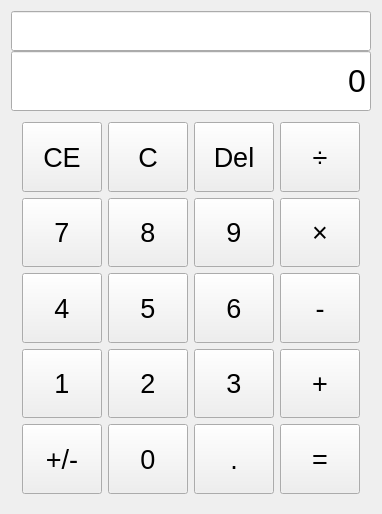
<?xml version="1.0" encoding="UTF-8"?>
<ui version="4.0">
 <class>CalculatorClass</class>
 <widget class="QMainWindow" name="CalculatorClass">
  <property name="windowModality">
   <enum>Qt::WindowModality::NonModal</enum>
  </property>
  <property name="geometry">
   <rect>
    <x>0</x>
    <y>0</y>
    <width>374</width>
    <height>514</height>
   </rect>
  </property>
  <property name="windowTitle">
   <string>Calculator</string>
  </property>
  <property name="autoFillBackground">
   <bool>false</bool>
  </property>
  <widget class="QWidget" name="centralWidget">
   <property name="sizePolicy">
    <sizepolicy hsizetype="Preferred" vsizetype="Preferred">
     <horstretch>0</horstretch>
     <verstretch>0</verstretch>
    </sizepolicy>
   </property>
   <layout class="QGridLayout" name="gridLayout_3">
    <property name="bottomMargin">
     <number>9</number>
    </property>
    <property name="horizontalSpacing">
     <number>6</number>
    </property>
    <property name="verticalSpacing">
     <number>0</number>
    </property>
    <item row="2" column="0">
     <widget class="QWidget" name="widget_2" native="true">
      <property name="sizePolicy">
       <sizepolicy hsizetype="Preferred" vsizetype="Preferred">
        <horstretch>0</horstretch>
        <verstretch>0</verstretch>
       </sizepolicy>
      </property>
      <layout class="QGridLayout" name="gridLayout_2">
       <item row="1" column="3">
        <widget class="QPushButton" name="pushButton_div">
         <property name="sizePolicy">
          <sizepolicy hsizetype="Expanding" vsizetype="Expanding">
           <horstretch>0</horstretch>
           <verstretch>0</verstretch>
          </sizepolicy>
         </property>
         <property name="font">
          <font>
           <pointsize>20</pointsize>
          </font>
         </property>
         <property name="text">
          <string>÷</string>
         </property>
         <attribute name="buttonGroup">
          <string notr="true">buttonOperatorGroup</string>
         </attribute>
        </widget>
       </item>
       <item row="4" column="3">
        <widget class="QPushButton" name="pushButton_add">
         <property name="sizePolicy">
          <sizepolicy hsizetype="Expanding" vsizetype="Expanding">
           <horstretch>0</horstretch>
           <verstretch>0</verstretch>
          </sizepolicy>
         </property>
         <property name="font">
          <font>
           <pointsize>20</pointsize>
          </font>
         </property>
         <property name="text">
          <string>+</string>
         </property>
         <attribute name="buttonGroup">
          <string notr="true">buttonOperatorGroup</string>
         </attribute>
        </widget>
       </item>
       <item row="5" column="3">
        <widget class="QPushButton" name="pushButton_equal">
         <property name="sizePolicy">
          <sizepolicy hsizetype="Expanding" vsizetype="Expanding">
           <horstretch>0</horstretch>
           <verstretch>0</verstretch>
          </sizepolicy>
         </property>
         <property name="font">
          <font>
           <pointsize>20</pointsize>
          </font>
         </property>
         <property name="text">
          <string>=</string>
         </property>
        </widget>
       </item>
       <item row="5" column="1">
        <widget class="QPushButton" name="pushButton_0">
         <property name="sizePolicy">
          <sizepolicy hsizetype="Expanding" vsizetype="Expanding">
           <horstretch>0</horstretch>
           <verstretch>0</verstretch>
          </sizepolicy>
         </property>
         <property name="font">
          <font>
           <pointsize>20</pointsize>
          </font>
         </property>
         <property name="text">
          <string>0</string>
         </property>
         <attribute name="buttonGroup">
          <string notr="true">buttonNumGroup</string>
         </attribute>
        </widget>
       </item>
       <item row="4" column="1">
        <widget class="QPushButton" name="pushButton_2">
         <property name="sizePolicy">
          <sizepolicy hsizetype="Expanding" vsizetype="Expanding">
           <horstretch>0</horstretch>
           <verstretch>0</verstretch>
          </sizepolicy>
         </property>
         <property name="font">
          <font>
           <pointsize>20</pointsize>
          </font>
         </property>
         <property name="text">
          <string>2</string>
         </property>
         <attribute name="buttonGroup">
          <string notr="true">buttonNumGroup</string>
         </attribute>
        </widget>
       </item>
       <item row="2" column="1">
        <widget class="QPushButton" name="pushButton_8">
         <property name="sizePolicy">
          <sizepolicy hsizetype="Expanding" vsizetype="Expanding">
           <horstretch>0</horstretch>
           <verstretch>0</verstretch>
          </sizepolicy>
         </property>
         <property name="font">
          <font>
           <pointsize>20</pointsize>
          </font>
         </property>
         <property name="text">
          <string>8</string>
         </property>
         <attribute name="buttonGroup">
          <string notr="true">buttonNumGroup</string>
         </attribute>
        </widget>
       </item>
       <item row="1" column="1">
        <widget class="QPushButton" name="pushButton_c">
         <property name="sizePolicy">
          <sizepolicy hsizetype="Expanding" vsizetype="Expanding">
           <horstretch>0</horstretch>
           <verstretch>0</verstretch>
          </sizepolicy>
         </property>
         <property name="font">
          <font>
           <pointsize>20</pointsize>
          </font>
         </property>
         <property name="text">
          <string>C</string>
         </property>
        </widget>
       </item>
       <item row="1" column="2">
        <widget class="QPushButton" name="pushButton_del">
         <property name="sizePolicy">
          <sizepolicy hsizetype="Expanding" vsizetype="Expanding">
           <horstretch>0</horstretch>
           <verstretch>0</verstretch>
          </sizepolicy>
         </property>
         <property name="font">
          <font>
           <pointsize>20</pointsize>
          </font>
         </property>
         <property name="text">
          <string>Del</string>
         </property>
        </widget>
       </item>
       <item row="5" column="0">
        <widget class="QPushButton" name="pushButton_sign">
         <property name="sizePolicy">
          <sizepolicy hsizetype="Expanding" vsizetype="Expanding">
           <horstretch>0</horstretch>
           <verstretch>0</verstretch>
          </sizepolicy>
         </property>
         <property name="font">
          <font>
           <pointsize>20</pointsize>
          </font>
         </property>
         <property name="text">
          <string>+/-</string>
         </property>
        </widget>
       </item>
       <item row="2" column="3">
        <widget class="QPushButton" name="pushButton_mul">
         <property name="sizePolicy">
          <sizepolicy hsizetype="Expanding" vsizetype="Expanding">
           <horstretch>0</horstretch>
           <verstretch>0</verstretch>
          </sizepolicy>
         </property>
         <property name="font">
          <font>
           <pointsize>20</pointsize>
          </font>
         </property>
         <property name="text">
          <string>×</string>
         </property>
         <attribute name="buttonGroup">
          <string notr="true">buttonOperatorGroup</string>
         </attribute>
        </widget>
       </item>
       <item row="4" column="0">
        <widget class="QPushButton" name="pushButton_1">
         <property name="sizePolicy">
          <sizepolicy hsizetype="Expanding" vsizetype="Expanding">
           <horstretch>0</horstretch>
           <verstretch>0</verstretch>
          </sizepolicy>
         </property>
         <property name="font">
          <font>
           <pointsize>20</pointsize>
          </font>
         </property>
         <property name="text">
          <string>1</string>
         </property>
         <attribute name="buttonGroup">
          <string notr="true">buttonNumGroup</string>
         </attribute>
        </widget>
       </item>
       <item row="3" column="0">
        <widget class="QPushButton" name="pushButton_4">
         <property name="sizePolicy">
          <sizepolicy hsizetype="Expanding" vsizetype="Expanding">
           <horstretch>0</horstretch>
           <verstretch>0</verstretch>
          </sizepolicy>
         </property>
         <property name="font">
          <font>
           <pointsize>20</pointsize>
          </font>
         </property>
         <property name="text">
          <string>4</string>
         </property>
         <attribute name="buttonGroup">
          <string notr="true">buttonNumGroup</string>
         </attribute>
        </widget>
       </item>
       <item row="3" column="2">
        <widget class="QPushButton" name="pushButton_6">
         <property name="sizePolicy">
          <sizepolicy hsizetype="Expanding" vsizetype="Expanding">
           <horstretch>0</horstretch>
           <verstretch>0</verstretch>
          </sizepolicy>
         </property>
         <property name="font">
          <font>
           <pointsize>20</pointsize>
          </font>
         </property>
         <property name="text">
          <string>6</string>
         </property>
         <attribute name="buttonGroup">
          <string notr="true">buttonNumGroup</string>
         </attribute>
        </widget>
       </item>
       <item row="1" column="0">
        <widget class="QPushButton" name="pushButton_ce">
         <property name="sizePolicy">
          <sizepolicy hsizetype="Expanding" vsizetype="Expanding">
           <horstretch>0</horstretch>
           <verstretch>0</verstretch>
          </sizepolicy>
         </property>
         <property name="baseSize">
          <size>
           <width>0</width>
           <height>0</height>
          </size>
         </property>
         <property name="font">
          <font>
           <pointsize>20</pointsize>
          </font>
         </property>
         <property name="text">
          <string>CE</string>
         </property>
        </widget>
       </item>
       <item row="4" column="2">
        <widget class="QPushButton" name="pushButton_3">
         <property name="sizePolicy">
          <sizepolicy hsizetype="Expanding" vsizetype="Expanding">
           <horstretch>0</horstretch>
           <verstretch>0</verstretch>
          </sizepolicy>
         </property>
         <property name="font">
          <font>
           <pointsize>20</pointsize>
          </font>
         </property>
         <property name="text">
          <string>3</string>
         </property>
         <attribute name="buttonGroup">
          <string notr="true">buttonNumGroup</string>
         </attribute>
        </widget>
       </item>
       <item row="3" column="1">
        <widget class="QPushButton" name="pushButton_5">
         <property name="sizePolicy">
          <sizepolicy hsizetype="Expanding" vsizetype="Expanding">
           <horstretch>0</horstretch>
           <verstretch>0</verstretch>
          </sizepolicy>
         </property>
         <property name="font">
          <font>
           <pointsize>20</pointsize>
          </font>
         </property>
         <property name="text">
          <string>5</string>
         </property>
         <attribute name="buttonGroup">
          <string notr="true">buttonNumGroup</string>
         </attribute>
        </widget>
       </item>
       <item row="5" column="2">
        <widget class="QPushButton" name="pushButton_dot">
         <property name="sizePolicy">
          <sizepolicy hsizetype="Expanding" vsizetype="Expanding">
           <horstretch>0</horstretch>
           <verstretch>0</verstretch>
          </sizepolicy>
         </property>
         <property name="font">
          <font>
           <pointsize>20</pointsize>
          </font>
         </property>
         <property name="text">
          <string>.</string>
         </property>
        </widget>
       </item>
       <item row="2" column="0">
        <widget class="QPushButton" name="pushButton_7">
         <property name="sizePolicy">
          <sizepolicy hsizetype="Expanding" vsizetype="Expanding">
           <horstretch>0</horstretch>
           <verstretch>0</verstretch>
          </sizepolicy>
         </property>
         <property name="font">
          <font>
           <pointsize>20</pointsize>
          </font>
         </property>
         <property name="text">
          <string>7</string>
         </property>
         <attribute name="buttonGroup">
          <string notr="true">buttonNumGroup</string>
         </attribute>
        </widget>
       </item>
       <item row="2" column="2">
        <widget class="QPushButton" name="pushButton_9">
         <property name="sizePolicy">
          <sizepolicy hsizetype="Expanding" vsizetype="Expanding">
           <horstretch>0</horstretch>
           <verstretch>0</verstretch>
          </sizepolicy>
         </property>
         <property name="font">
          <font>
           <pointsize>20</pointsize>
          </font>
         </property>
         <property name="text">
          <string>9</string>
         </property>
         <attribute name="buttonGroup">
          <string notr="true">buttonNumGroup</string>
         </attribute>
        </widget>
       </item>
       <item row="3" column="3">
        <widget class="QPushButton" name="pushButton_sub">
         <property name="sizePolicy">
          <sizepolicy hsizetype="Expanding" vsizetype="Expanding">
           <horstretch>0</horstretch>
           <verstretch>0</verstretch>
          </sizepolicy>
         </property>
         <property name="font">
          <font>
           <pointsize>20</pointsize>
          </font>
         </property>
         <property name="text">
          <string>-</string>
         </property>
         <attribute name="buttonGroup">
          <string notr="true">buttonOperatorGroup</string>
         </attribute>
        </widget>
       </item>
      </layout>
     </widget>
    </item>
    <item row="1" column="0">
     <widget class="QLineEdit" name="lineEdit">
      <property name="sizePolicy">
       <sizepolicy hsizetype="Expanding" vsizetype="Expanding">
        <horstretch>0</horstretch>
        <verstretch>0</verstretch>
       </sizepolicy>
      </property>
      <property name="maximumSize">
       <size>
        <width>16777215</width>
        <height>60</height>
       </size>
      </property>
      <property name="font">
       <font>
        <family>Microsoft YaHei UI</family>
        <pointsize>24</pointsize>
       </font>
      </property>
      <property name="text">
       <string>0</string>
      </property>
      <property name="alignment">
       <set>Qt::AlignmentFlag::AlignRight|Qt::AlignmentFlag::AlignTrailing|Qt::AlignmentFlag::AlignVCenter</set>
      </property>
      <property name="readOnly">
       <bool>true</bool>
      </property>
     </widget>
    </item>
    <item row="0" column="0">
     <widget class="QLineEdit" name="lineEdit_pre">
      <property name="sizePolicy">
       <sizepolicy hsizetype="Expanding" vsizetype="Expanding">
        <horstretch>0</horstretch>
        <verstretch>0</verstretch>
       </sizepolicy>
      </property>
      <property name="maximumSize">
       <size>
        <width>16777215</width>
        <height>40</height>
       </size>
      </property>
      <property name="font">
       <font>
        <pointsize>13</pointsize>
       </font>
      </property>
      <property name="text">
       <string/>
      </property>
      <property name="alignment">
       <set>Qt::AlignmentFlag::AlignRight|Qt::AlignmentFlag::AlignTrailing|Qt::AlignmentFlag::AlignVCenter</set>
      </property>
      <property name="readOnly">
       <bool>true</bool>
      </property>
     </widget>
    </item>
   </layout>
  </widget>
 </widget>
 <layoutdefault spacing="6" margin="11"/>
 <tabstops>
  <tabstop>pushButton_0</tabstop>
  <tabstop>pushButton_1</tabstop>
  <tabstop>pushButton_2</tabstop>
  <tabstop>pushButton_3</tabstop>
  <tabstop>pushButton_4</tabstop>
  <tabstop>pushButton_5</tabstop>
  <tabstop>pushButton_6</tabstop>
  <tabstop>pushButton_7</tabstop>
  <tabstop>pushButton_8</tabstop>
  <tabstop>pushButton_9</tabstop>
  <tabstop>pushButton_dot</tabstop>
  <tabstop>pushButton_sign</tabstop>
  <tabstop>lineEdit_pre</tabstop>
  <tabstop>lineEdit</tabstop>
  <tabstop>pushButton_ce</tabstop>
  <tabstop>pushButton_c</tabstop>
  <tabstop>pushButton_del</tabstop>
  <tabstop>pushButton_div</tabstop>
  <tabstop>pushButton_mul</tabstop>
  <tabstop>pushButton_sub</tabstop>
  <tabstop>pushButton_add</tabstop>
  <tabstop>pushButton_equal</tabstop>
 </tabstops>
 <resources>
  <include location="Calculator.qrc"/>
 </resources>
 <connections/>
 <buttongroups>
  <buttongroup name="buttonNumGroup"/>
  <buttongroup name="buttonOperatorGroup"/>
 </buttongroups>
</ui>
